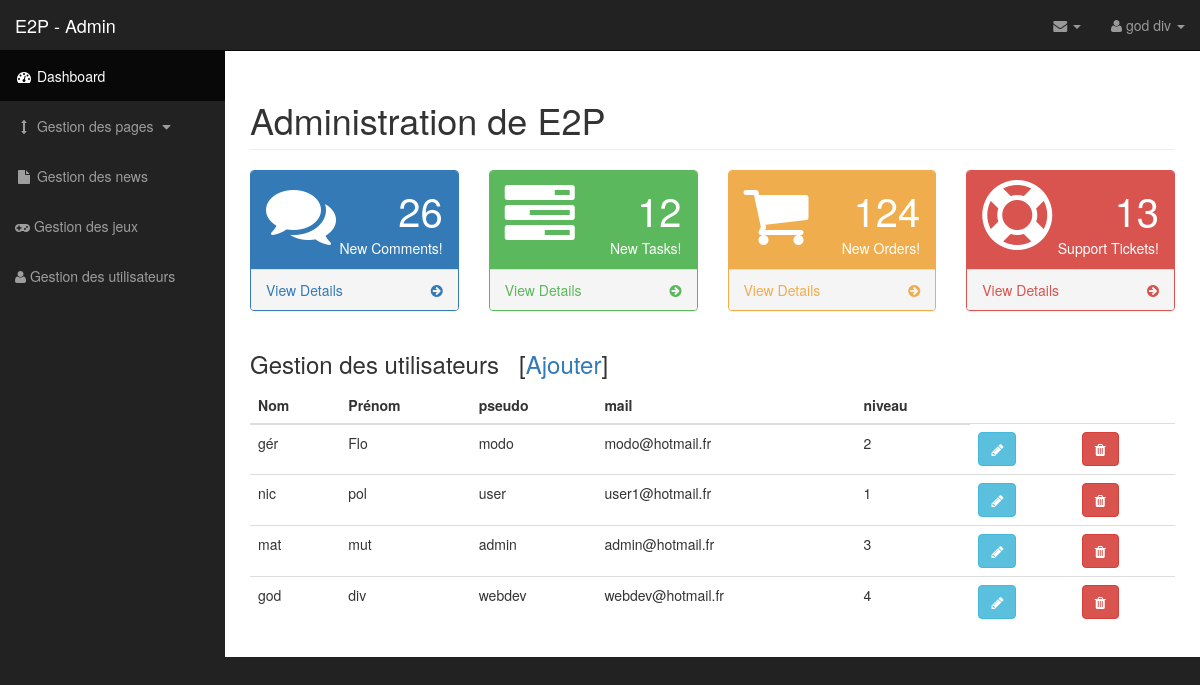
Screenshot of /admin/index.php?page=user (signed in) with the database file from the repository.
### tables this page shows
CREATE TABLE `users` (
  `id` int(11) NOT NULL,
  `name` varchar(50) NOT NULL,
  `firstname` varchar(50) NOT NULL,
  `username` varchar(50) NOT NULL,
  `password` varchar(255) NOT NULL,
  `mail` varchar(255) NOT NULL,
  `levelUser` int(10) DEFAULT NULL
);

### admin/includes/listuser.php (the view)
<?php
if($_SESSION['auth']->levelUser <= 3){
    echo '<h2>Vous n\'avez pas les droits pour modifier les utilisateurs</h2>';
}
else {
$sql ="SELECT *
FROM users";
$result = $dbh->query($sql);
?>
<h3>Gestion des utilisateurs&nbsp;&nbsp;&nbsp;[<a href="?forms=userinsert">Ajouter</a>]</h3>
<table class="table table-hover">
    <thead>
    <tr>
        <th>Nom</th>
        <th>Prénom</th>
        <th>pseudo</th>
        <th>mail</th>
        <th>niveau</th>
    </tr>
    </thead>
    <tbody>
    <?php while ($row = $result->fetchObject()):;?>
        <tr>
            <td><?=$row->name?></td>
            <td><?=$row->firstname?></td>
            <td><?=$row->username?></td>
            <td><?=$row->mail?></td>
            <td><?=$row->levelUser?></td>
            <td><a href="?forms=userupdate&id=<?=$row->id?>" class="btn btn-info btn-circle"><i class="fa fa-pencil"></i></a></td>
            <td><a href="?actions=deluser&id=<?=$row->id?>" class="btn btn-danger btn-circle"><i class="fa fa-trash"></i></a></td>
        </tr>
    <?php endwhile;?>
    </tbody>
</table>
<?php } ?>

### admin/css/sb-admin.css (style rules this page uses)
body { margin-top: 100px; background-color: #222; }
@media (min-width:768px) { body { margin-top: 50px; } }

### rows the page displays
users: name "gér", firstname "Flo", username "modo", mail "modo@hotmail.fr", levelUser "2"
users: name "nic", firstname "pol", username "user", mail "user1@hotmail.fr", levelUser "1"
users: name "mat", firstname "mut", username "admin", mail "admin@hotmail.fr", levelUser "3"
users: name "god", firstname "div", username "webdev", mail "webdev@hotmail.fr", levelUser "4"

### other values shown
$_SESSION['auth']->name "god"
$_SESSION['auth']->firstname "div"
